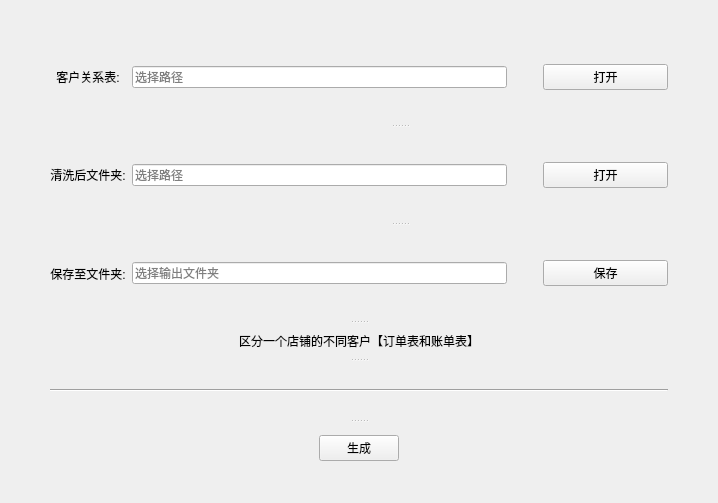
<?xml version="1.0" encoding="UTF-8"?>
<ui version="4.0">
 <class>Form</class>
 <widget class="QWidget" name="Form">
  <property name="geometry">
   <rect>
    <x>0</x>
    <y>0</y>
    <width>718</width>
    <height>503</height>
   </rect>
  </property>
  <property name="minimumSize">
   <size>
    <width>667</width>
    <height>434</height>
   </size>
  </property>
  <property name="maximumSize">
   <size>
    <width>1600</width>
    <height>868</height>
   </size>
  </property>
  <property name="windowTitle">
   <string>店铺一对多关系小工具</string>
  </property>
  <layout class="QVBoxLayout" name="verticalLayout">
   <property name="leftMargin">
    <number>50</number>
   </property>
   <property name="topMargin">
    <number>30</number>
   </property>
   <property name="rightMargin">
    <number>50</number>
   </property>
   <property name="bottomMargin">
    <number>30</number>
   </property>
   <item>
    <widget class="QSplitter" name="splitter_3">
     <property name="frameShape">
      <enum>QFrame::NoFrame</enum>
     </property>
     <property name="orientation">
      <enum>Qt::Vertical</enum>
     </property>
     <widget class="QWidget" name="layoutWidget1">
      <layout class="QHBoxLayout" name="horizontalLayout_6">
       <item>
        <layout class="QVBoxLayout" name="verticalLayout_2">
         <property name="spacing">
          <number>6</number>
         </property>
         <item>
          <widget class="QLabel" name="label_1">
           <property name="sizePolicy">
            <sizepolicy hsizetype="Preferred" vsizetype="Preferred">
             <horstretch>0</horstretch>
             <verstretch>1</verstretch>
            </sizepolicy>
           </property>
           <property name="text">
            <string>客户关系表:</string>
           </property>
           <property name="alignment">
            <set>Qt::AlignCenter</set>
           </property>
          </widget>
         </item>
         <item>
          <widget class="QLabel" name="label_3">
           <property name="sizePolicy">
            <sizepolicy hsizetype="Preferred" vsizetype="Preferred">
             <horstretch>0</horstretch>
             <verstretch>1</verstretch>
            </sizepolicy>
           </property>
           <property name="text">
            <string>清洗后文件夹:</string>
           </property>
           <property name="alignment">
            <set>Qt::AlignCenter</set>
           </property>
          </widget>
         </item>
         <item>
          <widget class="QLabel" name="label_4">
           <property name="sizePolicy">
            <sizepolicy hsizetype="Preferred" vsizetype="Preferred">
             <horstretch>0</horstretch>
             <verstretch>1</verstretch>
            </sizepolicy>
           </property>
           <property name="text">
            <string>保存至文件夹:</string>
           </property>
           <property name="alignment">
            <set>Qt::AlignCenter</set>
           </property>
          </widget>
         </item>
        </layout>
       </item>
       <item>
        <widget class="QSplitter" name="splitter">
         <property name="sizePolicy">
          <sizepolicy hsizetype="Preferred" vsizetype="Expanding">
           <horstretch>2</horstretch>
           <verstretch>0</verstretch>
          </sizepolicy>
         </property>
         <property name="orientation">
          <enum>Qt::Vertical</enum>
         </property>
         <widget class="QWidget" name="layoutWidget2">
          <layout class="QHBoxLayout" name="horizontalLayout">
           <item>
            <widget class="QLineEdit" name="InputFile_1">
             <property name="sizePolicy">
              <sizepolicy hsizetype="Expanding" vsizetype="Fixed">
               <horstretch>3</horstretch>
               <verstretch>1</verstretch>
              </sizepolicy>
             </property>
             <property name="placeholderText">
              <string>选择路径</string>
             </property>
            </widget>
           </item>
           <item>
            <spacer name="horizontalSpacer_2">
             <property name="orientation">
              <enum>Qt::Horizontal</enum>
             </property>
             <property name="sizeHint" stdset="0">
              <size>
               <width>30</width>
               <height>20</height>
              </size>
             </property>
            </spacer>
           </item>
           <item>
            <widget class="QPushButton" name="InputButton_1">
             <property name="sizePolicy">
              <sizepolicy hsizetype="Minimum" vsizetype="Fixed">
               <horstretch>1</horstretch>
               <verstretch>0</verstretch>
              </sizepolicy>
             </property>
             <property name="text">
              <string>打开</string>
             </property>
            </widget>
           </item>
          </layout>
         </widget>
         <widget class="QWidget" name="layoutWidget4">
          <layout class="QHBoxLayout" name="horizontalLayout_2">
           <item>
            <widget class="QLineEdit" name="InputFile_2">
             <property name="sizePolicy">
              <sizepolicy hsizetype="Expanding" vsizetype="Fixed">
               <horstretch>3</horstretch>
               <verstretch>1</verstretch>
              </sizepolicy>
             </property>
             <property name="placeholderText">
              <string>选择路径</string>
             </property>
            </widget>
           </item>
           <item>
            <spacer name="horizontalSpacer_3">
             <property name="orientation">
              <enum>Qt::Horizontal</enum>
             </property>
             <property name="sizeHint" stdset="0">
              <size>
               <width>30</width>
               <height>20</height>
              </size>
             </property>
            </spacer>
           </item>
           <item>
            <widget class="QPushButton" name="InputButton_2">
             <property name="sizePolicy">
              <sizepolicy hsizetype="Minimum" vsizetype="Fixed">
               <horstretch>1</horstretch>
               <verstretch>0</verstretch>
              </sizepolicy>
             </property>
             <property name="text">
              <string>打开</string>
             </property>
            </widget>
           </item>
          </layout>
         </widget>
         <widget class="QWidget" name="layoutWidget5">
          <layout class="QHBoxLayout" name="horizontalLayout_3">
           <item>
            <widget class="QLineEdit" name="OutputDir">
             <property name="sizePolicy">
              <sizepolicy hsizetype="Expanding" vsizetype="Fixed">
               <horstretch>3</horstretch>
               <verstretch>1</verstretch>
              </sizepolicy>
             </property>
             <property name="placeholderText">
              <string>选择输出文件夹</string>
             </property>
            </widget>
           </item>
           <item>
            <spacer name="horizontalSpacer_4">
             <property name="orientation">
              <enum>Qt::Horizontal</enum>
             </property>
             <property name="sizeHint" stdset="0">
              <size>
               <width>30</width>
               <height>20</height>
              </size>
             </property>
            </spacer>
           </item>
           <item>
            <widget class="QPushButton" name="OutputButton">
             <property name="sizePolicy">
              <sizepolicy hsizetype="Minimum" vsizetype="Fixed">
               <horstretch>1</horstretch>
               <verstretch>0</verstretch>
              </sizepolicy>
             </property>
             <property name="text">
              <string>保存</string>
             </property>
            </widget>
           </item>
          </layout>
         </widget>
        </widget>
       </item>
      </layout>
     </widget>
     <widget class="QSplitter" name="splitter_2">
      <property name="orientation">
       <enum>Qt::Vertical</enum>
      </property>
      <widget class="QWidget" name="layoutWidget6">
       <layout class="QHBoxLayout" name="horizontalLayout_4">
        <item>
         <widget class="QLabel" name="label_5">
          <property name="sizePolicy">
           <sizepolicy hsizetype="Preferred" vsizetype="Preferred">
            <horstretch>1</horstretch>
            <verstretch>0</verstretch>
           </sizepolicy>
          </property>
          <property name="text">
           <string>区分一个店铺的不同客户【订单表和账单表】</string>
          </property>
          <property name="alignment">
           <set>Qt::AlignCenter</set>
          </property>
         </widget>
        </item>
       </layout>
      </widget>
      <widget class="Line" name="line">
       <property name="orientation">
        <enum>Qt::Horizontal</enum>
       </property>
      </widget>
      <widget class="QWidget" name="horizontalLayoutWidget7">
       <layout class="QHBoxLayout" name="horizontalLayout_5">
        <item>
         <widget class="QPushButton" name="RunButton">
          <property name="sizePolicy">
           <sizepolicy hsizetype="Fixed" vsizetype="Fixed">
            <horstretch>0</horstretch>
            <verstretch>0</verstretch>
           </sizepolicy>
          </property>
          <property name="text">
           <string>生成</string>
          </property>
         </widget>
        </item>
       </layout>
      </widget>
     </widget>
    </widget>
   </item>
  </layout>
 </widget>
 <resources/>
 <connections/>
</ui>
